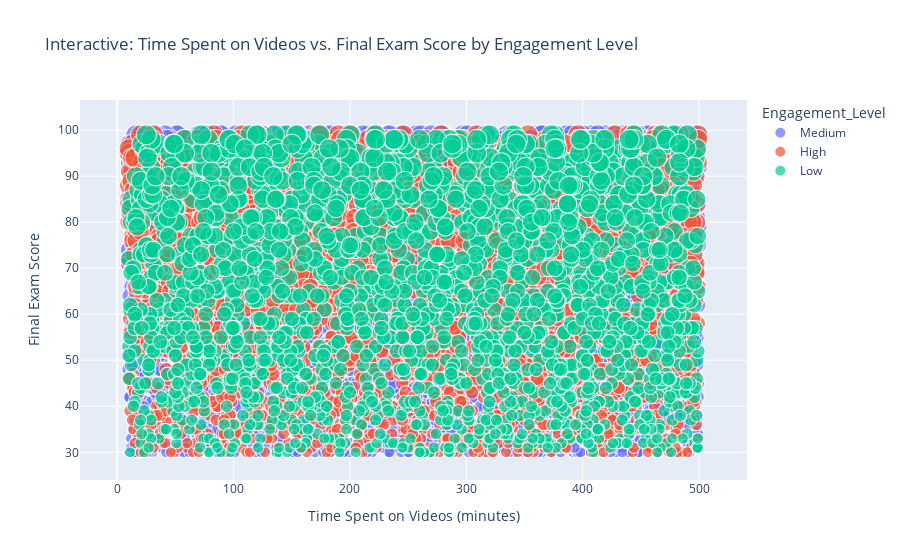

Source (notebook cell):
### Code cell
import plotly.express as px

# Interactive scatter plot with Plotly
fig = px.scatter(data, x='Time_Spent_on_Videos', y='Final_Exam_Score', color='Engagement_Level',
                 size='Final_Exam_Score', hover_data=['Student_ID', 'Course_Name'],
                 title='Interactive: Time Spent on Videos vs. Final Exam Score by Engagement Level')
fig.update_layout(xaxis_title='Time Spent on Videos (minutes)', yaxis_title='Final Exam Score')
fig.show()

import matplotlib.pyplot as plt
import plotly.express as px
from dash import Dash, dcc, html, Input, Output

# Hexbin plot for better visualization
plt.figure(figsize=(10, 6))
plt.hexbin(data['Time_Spent_on_Videos'], data['Final_Exam_Score'], C=data['Final_Exam_Score'], gridsize=30, cmap='viridis')
plt.colorbar(label='Count')
plt.title('Hexbin: Time Spent on Videos vs. Final Exam Score')
plt.xlabel('Time Spent on Videos (minutes)')
plt.ylabel('Final Exam Score')
plt.show()

# Dash Dashboard with Multiple Filters
app = Dash(__name__)

app.layout = html.Div([
    html.H1("Student Engagement Dashboard"),
    dcc.Dropdown(
        id='engagement-dropdown',
        options=[{'label': i, 'value': i} for i in data['Engagement_Level'].unique()],
        value='Medium'
    ),
    dcc.Dropdown(
        id='education-dropdown',
        options=[{'label': i, 'value': i} for i in data['Education_Level'].unique()],
        value=data['Education_Level'].unique()[0]
    ),
    dcc.RadioItems(
        id='metric-radio',
        options=[{'label': i, 'value': i} for i in ['Final_Exam_Score', 'Quiz_Scores']],
        value='Final_Exam_Score',
        labelStyle={'display': 'inline-block'}
    ),
    dcc.Graph(id='engagement-graph')
])

@app.callback(
    Output('engagement-graph', 'figure'),
    [Input('engagement-dropdown', 'value'), Input('education-dropdown', 'value'), Input('metric-radio', 'value')]
)
def update_graph(selected_engagement, selected_education, selected_metric):
    filtered_data = data[(data['Engagement_Level'] == selected_engagement) & (data['Education_Level'] == selected_education)]
    fig = px.box(filtered_data, x='Engagement_Level', y=selected_metric,
                 title=f'{selected_metric.replace("_", " ").title()} Distribution for {selected_engagement} Engagement and {selected_education} Education')
    return fig

if __name__ == '__main__':
    app.run_server(debug=True)

### Figure 1 — Plotly figure (JSON) as saved in the notebook; plotly's stock layout.template omitted (floating-point values rounded to 4 significant figures; data arrays with more than 128 entries replaced by an {"elided": "..."} marker saying what was removed)
{"data": [{"customdata": {"elided": "4927x2 str values"}, "hovertemplate": "Engagement_Level=Medium<br>Time_Spent_on_Videos=%{x}<br>Final_Exam_Score=%{marker.size}<br>Student_ID=%{customdata[0]}<br>Course_Name=%{customdata[1]}<extra></extra>", "legendgroup": "Medium", "marker": {"color": "#636efa", "size": {"elided": "4927 int values"}, "sizemode": "area", "sizeref": 0.2475, "symbol": "circle"}, "mode": "markers", "name": "Medium", "showlegend": true, "type": "scattergl", "x": {"elided": "4927 int values"}, "xaxis": "x", "y": {"elided": "4927 int values"}, "yaxis": "y"}, {"customdata": {"elided": "2980x2 str values"}, "hovertemplate": "Engagement_Level=High<br>Time_Spent_on_Videos=%{x}<br>Final_Exam_Score=%{marker.size}<br>Student_ID=%{customdata[0]}<br>Course_Name=%{customdata[1]}<extra></extra>", "legendgroup": "High", "marker": {"color": "#EF553B", "size": {"elided": "2980 int values"}, "sizemode": "area", "sizeref": 0.2475, "symbol": "circle"}, "mode": "markers", "name": "High", "showlegend": true, "type": "scattergl", "x": {"elided": "2980 int values"}, "xaxis": "x", "y": {"elided": "2980 int values"}, "yaxis": "y"}, {"customdata": {"elided": "2093x2 str values"}, "hovertemplate": "Engagement_Level=Low<br>Time_Spent_on_Videos=%{x}<br>Final_Exam_Score=%{marker.size}<br>Student_ID=%{customdata[0]}<br>Course_Name=%{customdata[1]}<extra></extra>", "legendgroup": "Low", "marker": {"color": "#00cc96", "size": {"elided": "2093 int values"}, "sizemode": "area", "sizeref": 0.2475, "symbol": "circle"}, "mode": "markers", "name": "Low", "showlegend": true, "type": "scattergl", "x": {"elided": "2093 int values"}, "xaxis": "x", "y": {"elided": "2093 int values"}, "yaxis": "y"}], "layout": {"legend": {"itemsizing": "constant", "title": {"text": "Engagement_Level"}, "tracegroupgap": 0}, "title": {"text": "Interactive: Time Spent on Videos vs. Final Exam Score by Engagement Level"}, "xaxis": {"anchor": "y", "domain": [0, 1], "title": {"text": "Time Spent on Videos (minutes)"}}, "yaxis": {"anchor": "x", "domain": [0, 1], "title": {"text": "Final Exam Score"}}}}
